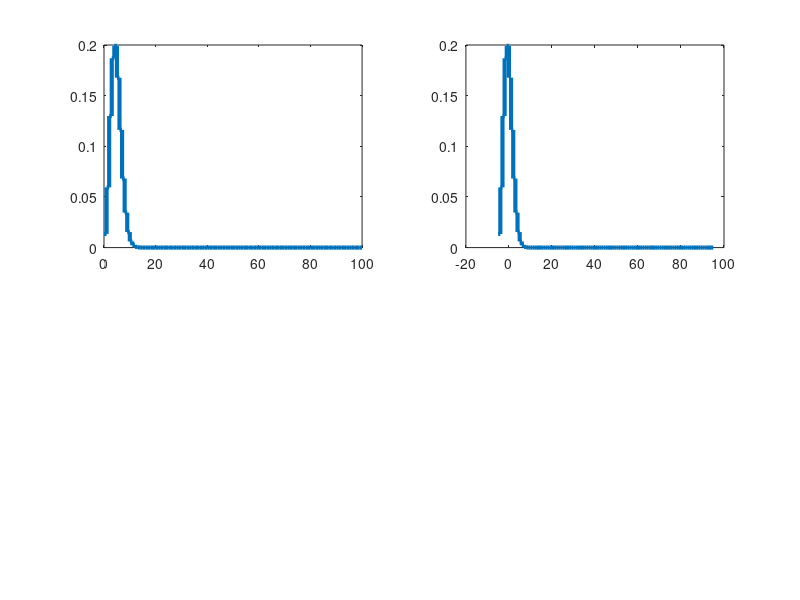

Write MATLAB code to recreate this figure.
clc;
clear;
% A little statistics 
% 1B 
% I set mean at 0 while standard deviation as 1, probability result match z-table
p1= normcdf(0.5,0,1);
p2= normcdf(2.3,0,1);
p3= normcdf(3.1,0,1);
% 1C 
% inverse probability match x values 1, 2 and 5 and nevatige x value.
sg1= norminv(0.84134) ;
sg2= norminv(0.97725) ;
sg5 = norminv(0.9999997) ;
sgnega= norminv(0.25);
% 1D 
% In standard normal distribution since we set mean at 0,
% if probability is less than 0.5 the sigma would return as negative.
% 2A
% Exponential distribution
x = linspace(0,30,1000);
expD = makedist("Exponential",'mu',1.2);
% 2B
subplot(1,2,2)
plot(x,pdf(expD,x),"LineWidth",4);
set(gca,'YScale','log')
title('Exponential distribution with Yscale');
subplot(1,2,1)
plot(x,pdf(expD,x),"LineWidth",4);
% 3A
% My hypothetical measurement is x=5.
% 3B
% What is the probability of finding signal (x>5) from the background?
% 3C
% probablity = 1 - integral(expD, -Inf, 5)
% 3D
pb = 1 - cdf(expD, 6);
% 3E
sigma = norminv(1 - pb);
% 4
% probability of signal x>2 in background and coorespond sigma
pb_2 = 1 - cdf(expD, 2);
sigma_2 = norminv(1 - pb_2);
% probability of signal x>4
pb_4 = 1 - cdf(expD, 4);
sigma_4 = norminv(1 - pb_4);
% probability of signal x>8
pb_8 = 1 - cdf(expD, 8);
sigma_8 = norminv(1 - pb_8);
% The sigma of exponential distribution have anti corelationship with
% probability
% Non-continuous distributions
% Binominal distribution
% 1B 
x = 0:50;
%Number of trials set to 34 Probability of success as 0.7
bin = makedist("Binomial",'N',34, 'p',0.7); 
subplot(2,2,1)
stairs(x,pdf(bin,x),"LineWidth",3);
subplot(2,2,2)
stairs(x-5,pdf(bin,x),"LineWidth",3);
x = 0:100;
%Number of trials set to 69 Probability of success as 0.05
bin = makedist("Binomial",'N',84, 'p',0.05); 
subplot(2,2,1)
stairs(x,pdf(bin,x),"LineWidth",3);
subplot(2,2,2)
stairs(x-5,pdf(bin,x),"LineWidth",3);
% 1C
% What is the probability of finding signal between x=3 and x=5 in
% background of 1B
pb = cdf(bin, 5) - cdf(bin, 3);
% probability here is 0.3669
% 1D
% Discrete dataset is often collected in experimental physics, sigma
% and probabilities are discrete thus these variables 
% are estimate of real number.
% 1E
% mean or expectation of a Binominal distribution is probability-weighted 
% average of all its possible values. This probability-weight process works
% for both continuous and discrete.
% I think the random variables are continuously changing.

